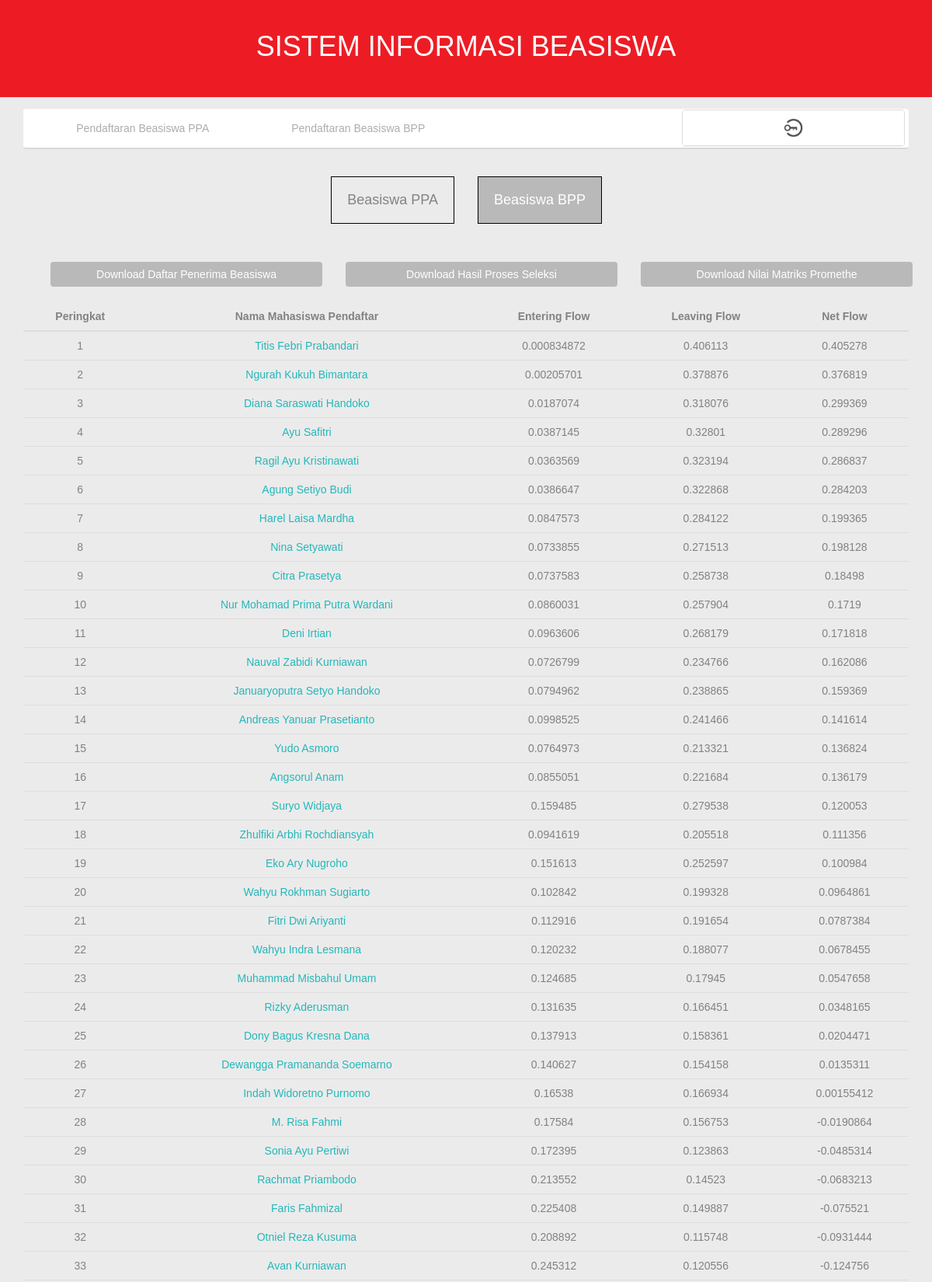
The app's page /index.php/pegawai/hasil_seleksi_bpp (upper part) with its own data.
### tables this page shows
CREATE TABLE `form_beasiswa_bpp` (
  `id_form` int(11) NOT NULL AUTO_INCREMENT,
  `npm` varchar(20) DEFAULT NULL,
  `nama_mhs` varchar(255) DEFAULT NULL,
  `jk` varchar(255) DEFAULT NULL,
  `prodi` varchar(255) DEFAULT NULL,
  `jenjang` varchar(4) DEFAULT NULL,
  `smt` int(11) DEFAULT NULL,
  `ipk` float DEFAULT NULL,
  `pekerjaan` varchar(255) DEFAULT NULL,
  `jml_tanggungan` int(11) DEFAULT NULL,
  `penghasilan` int(11) DEFAULT NULL,
  `prestasi` int(11) DEFAULT NULL,
  `alamat` varchar(255) DEFAULT NULL,
  `telepon` varchar(255) DEFAULT NULL,
  `leaving_flow` float DEFAULT NULL,
  `entering_flow` float DEFAULT NULL,
  `net_flow` float DEFAULT NULL,
  `ranking` int(11) DEFAULT NULL,
  `status_lolos` int(11) DEFAULT NULL,
  PRIMARY KEY (`id_form`)
);

### application/controllers/pegawai.php (called while the page is built, shortened)
<?php if ( ! defined('BASEPATH')) exit('No direct script access allowed');
class Pegawai extends CI_Controller {
	public function __construct()
	{
		$this->load->library('session');
	}
	public function hasil_seleksi_bpp()
	{
		$this->load->database('beasiswa');
		$this->load->model('Beasiswa_models','bea');
		$this->load->view('layout/header',array('display'=>'hasil_seleksi','data'=>$this->bea->pendaftar_beasiswa('bpp','after')));
		$this->load->view('pegawai/hasil_seleksi_bpp');
		$this->load->view('layout/footer');
	}
}
 ?>

### index.php (called while the page is built, shortened)
<?php
require_once BASEPATH.'core/CodeIgniter.php';

### application/models/Beasiswa_models.php (called while the page is built, shortened)
<?php
class Beasiswa_models extends CI_Model {
   public function pendaftar_beasiswa($tipe,$stat)
   {
      if($stat=='after')
         $this->db->order_by("ranking", "asc");
      if($tipe=='ppa')
         $sql = $this->db->get_where('form_beasiswa_ppa');
      else
         $sql = $this->db->get_where('form_beasiswa_bpp');
      $count=0;
      foreach ($sql->result() as $row) {
         $count++;
         $id_form = $row->id_form;
         $no = $count;
         $nama = $row->nama_mhs;
         $ipk = $row->ipk;
         $gaji = $row->penghasilan;
         $tanggungan = $row->jml_tanggungan;
         $keaktifan = $row->prestasi;
         $leaving_flow = $row->leaving_flow;
         $entering_flow = $row->entering_flow;
         $net_flow = $row->net_flow;
         $status_lolos = $row->status_lolos;
         $mahasiswa[$count] = array('id_form'=>$id_form,'leaving_flow' => $leaving_flow,'entering_flow' => $entering_flow,'net_flow' => $net_flow,'status_lolos' => $status_lolos,'no' => $no,'nama'=> $nama,'ipk'=> $ipk,'semester'=> $gaji,'gaji'=> $gaji,'tanggungan'=> $tanggungan,'keaktifan'=>$keaktifan );
      }
      return $mahasiswa;
   }
}
?>

### application/views/pegawai/hasil_seleksi_bpp.php (the view)
<div class="col-md-12" style="background:none;">
	<div class="col-md-6" style="background:none;">
		<a href="<?php echo  base_url();?>pegawai/hasil_seleksi_ppa"><h4 class="tipe" style="float:right;">Beasiswa PPA</h4></a>
	</div>
	<div class="col-md-6" style="background:none;">
		<a href="<?php echo  base_url();?>pegawai/hasil_seleksi_bpp"><h4 class="tipe" style="float:left;background-color:#B9B9B9;color:white;">Beasiswa BPP</h4></a>
	</div>
</div>
<br><br><br><br><br>
<div class="col-md-12" style="background:none;">
	<div class="col-md-4" style="background:none;">
		<a href="<?php echo base_url();?>pegawai/save_as_excel/bpp/simple" class="btn col-sm-12" style="color:white;background-color:#B9B9B9;margin:20px;border:0px;">Download Daftar Penerima Beasiswa</a>
	</div>
	<div class="col-md-4" style="background:none;">
		<a href="<?php echo base_url();?>pegawai/save_as_excel/bpp/full" class="btn col-sm-12" style="text-align:center;color:white;background-color:#B9B9B9;margin:20px;border:0px;">Download Hasil Proses Seleksi</a>
	</div>
	<div class="col-md-4" style="background:none;">
		<a href="<?php echo base_url();?>pegawai/matriks_excel/bpp/" class="btn col-sm-12" style="text-align:center;color:white;background-color:#B9B9B9;margin:20px;border:0px;">Download Nilai Matriks Promethe</a>
	</div>
	<table class="table" style="text-align:center;">
		<thead  style="text-align:center;">
			<tr  style="text-align:center;">
	            <th  style="text-align:center;">Peringkat</th>
	            <th  style="text-align:center;">Nama Mahasiswa Pendaftar</th>
	            <th  style="text-align:center;">Entering Flow</th>
	            <th  style="text-align:center;">Leaving Flow</th>
	            <th  style="text-align:center;">Net Flow</th>
            </tr>
		</thead>
		<tbody>
		<?php foreach ($data as $key => $value) {?>
			<tr>
				<td> <?php echo $value['no'];?></td>
				<td><a href="<?php echo base_url().'pegawai/nilai_preferensi/bpp/'.$value['id_form'];?>"><?php echo $value['nama'];?></a></td>
				<td> <?php echo $value['entering_flow'];?></td>
				<td> <?php echo $value['leaving_flow'];?></td>
				<td> <?php echo $value['net_flow'];?></td>
			</tr>
		<?php }?>
		</tbody>
	</table>
</div>

### static/css/rbtc.css (style rules this page uses)
body { background: #EBEBEB; font-family: 'Source Sans Pro', sans-serif; color: rgb(130, 130, 130); }
a { color: rgb(36, 183, 186); }

### static/css/kp.css (style rules this page uses)
.tipe { padding:20px;background:none;border:solid black 1px;color:#848383; }

### records on screen
form_beasiswa_bpp: no "1", nama_mhs "Titis Febri Prabandari", entering_flow "0.000834872", leaving_flow "0.406113", net_flow "0.405278"
form_beasiswa_bpp: ranking "2", nama_mhs "Ngurah Kukuh Bimantara", entering_flow "0.00205701", leaving_flow "0.378876", net_flow "0.376819"
form_beasiswa_bpp: ranking "3", nama_mhs "Diana Saraswati Handoko", entering_flow "0.0187074", leaving_flow "0.318076", net_flow "0.299369"
form_beasiswa_bpp: ranking "4", nama_mhs "Ayu Safitri", entering_flow "0.0387145", leaving_flow "0.32801", net_flow "0.289296"
form_beasiswa_bpp: ranking "5", nama_mhs "Ragil Ayu Kristinawati", entering_flow "0.0363569", leaving_flow "0.323194", net_flow "0.286837"
form_beasiswa_bpp: ranking "6", nama_mhs "Agung Setiyo Budi", entering_flow "0.0386647", leaving_flow "0.322868", net_flow "0.284203"
form_beasiswa_bpp: ranking "7", nama_mhs "Harel Laisa Mardha", entering_flow "0.0847573", leaving_flow "0.284122", net_flow "0.199365"
form_beasiswa_bpp: ranking "8", nama_mhs "Nina Setyawati", entering_flow "0.0733855", leaving_flow "0.271513", net_flow "0.198128"
form_beasiswa_bpp: ranking "9", nama_mhs "Citra Prasetya", entering_flow "0.0737583", leaving_flow "0.258738", net_flow "0.18498"
form_beasiswa_bpp: ranking "10", nama_mhs "Nur Mohamad Prima Putra Wardani", entering_flow "0.0860031", leaving_flow "0.257904", net_flow "0.1719"
form_beasiswa_bpp: ranking "11", nama_mhs "Deni Irtian", entering_flow "0.0963606", leaving_flow "0.268179", net_flow "0.171818"
form_beasiswa_bpp: ranking "12", nama_mhs "Nauval Zabidi Kurniawan", entering_flow "0.0726799", leaving_flow "0.234766", net_flow "0.162086"
form_beasiswa_bpp: ranking "13", nama_mhs "Januaryoputra Setyo Handoko", entering_flow "0.0794962", leaving_flow "0.238865", net_flow "0.159369"
form_beasiswa_bpp: ranking "14", nama_mhs "Andreas Yanuar Prasetianto", entering_flow "0.0998525", leaving_flow "0.241466", net_flow "0.141614"
form_beasiswa_bpp: ranking "15", nama_mhs "Yudo Asmoro", entering_flow "0.0764973", leaving_flow "0.213321", net_flow "0.136824"
form_beasiswa_bpp: ranking "16", nama_mhs "Angsorul Anam", entering_flow "0.0855051", leaving_flow "0.221684", net_flow "0.136179"
form_beasiswa_bpp: ranking "17", nama_mhs "Suryo Widjaya", entering_flow "0.159485", leaving_flow "0.279538", net_flow "0.120053"
form_beasiswa_bpp: ranking "18", nama_mhs "Zhulfiki Arbhi Rochdiansyah", entering_flow "0.0941619", leaving_flow "0.205518", net_flow "0.111356"
form_beasiswa_bpp: ranking "19", nama_mhs "Eko Ary Nugroho", entering_flow "0.151613", leaving_flow "0.252597", net_flow "0.100984"
form_beasiswa_bpp: ranking "20", nama_mhs "Wahyu Rokhman Sugiarto", entering_flow "0.102842", leaving_flow "0.199328", net_flow "0.0964861"
form_beasiswa_bpp: ranking "21", nama_mhs "Fitri Dwi Ariyanti", entering_flow "0.112916", leaving_flow "0.191654", net_flow "0.0787384"
form_beasiswa_bpp: ranking "22", nama_mhs "Wahyu Indra Lesmana", entering_flow "0.120232", leaving_flow "0.188077", net_flow "0.0678455"
form_beasiswa_bpp: ranking "23", nama_mhs "Muhammad Misbahul Umam", entering_flow "0.124685", leaving_flow "0.17945", net_flow "0.0547658"
form_beasiswa_bpp: ranking "24", nama_mhs "Rizky Aderusman", entering_flow "0.131635", leaving_flow "0.166451", net_flow "0.0348165"
form_beasiswa_bpp: ranking "25", nama_mhs "Dony Bagus Kresna Dana", entering_flow "0.137913", leaving_flow "0.158361", net_flow "0.0204471"
form_beasiswa_bpp: ranking "26", nama_mhs "Dewangga Pramananda Soemarno", entering_flow "0.140627", leaving_flow "0.154158", net_flow "0.0135311"
form_beasiswa_bpp: ranking "27", nama_mhs "Indah Widoretno Purnomo", entering_flow "0.16538", leaving_flow "0.166934", net_flow "0.00155412"
form_beasiswa_bpp: ranking "28", nama_mhs "M. Risa Fahmi", entering_flow "0.17584", leaving_flow "0.156753", net_flow "-0.0190864"
form_beasiswa_bpp: ranking "29", nama_mhs "Sonia Ayu Pertiwi", entering_flow "0.172395", leaving_flow "0.123863", net_flow "-0.0485314"
form_beasiswa_bpp: ranking "30", nama_mhs "Rachmat Priambodo", entering_flow "0.213552", leaving_flow "0.14523", net_flow "-0.0683213"
form_beasiswa_bpp: ranking "31", nama_mhs "Faris Fahmizal", entering_flow "0.225408", leaving_flow "0.149887", net_flow "-0.075521"
form_beasiswa_bpp: ranking "32", nama_mhs "Otniel Reza Kusuma", entering_flow "0.208892", leaving_flow "0.115748", net_flow "-0.0931444"
form_beasiswa_bpp: ranking "33", nama_mhs "Avan Kurniawan", entering_flow "0.245312", leaving_flow "0.120556", net_flow "-0.124756"
